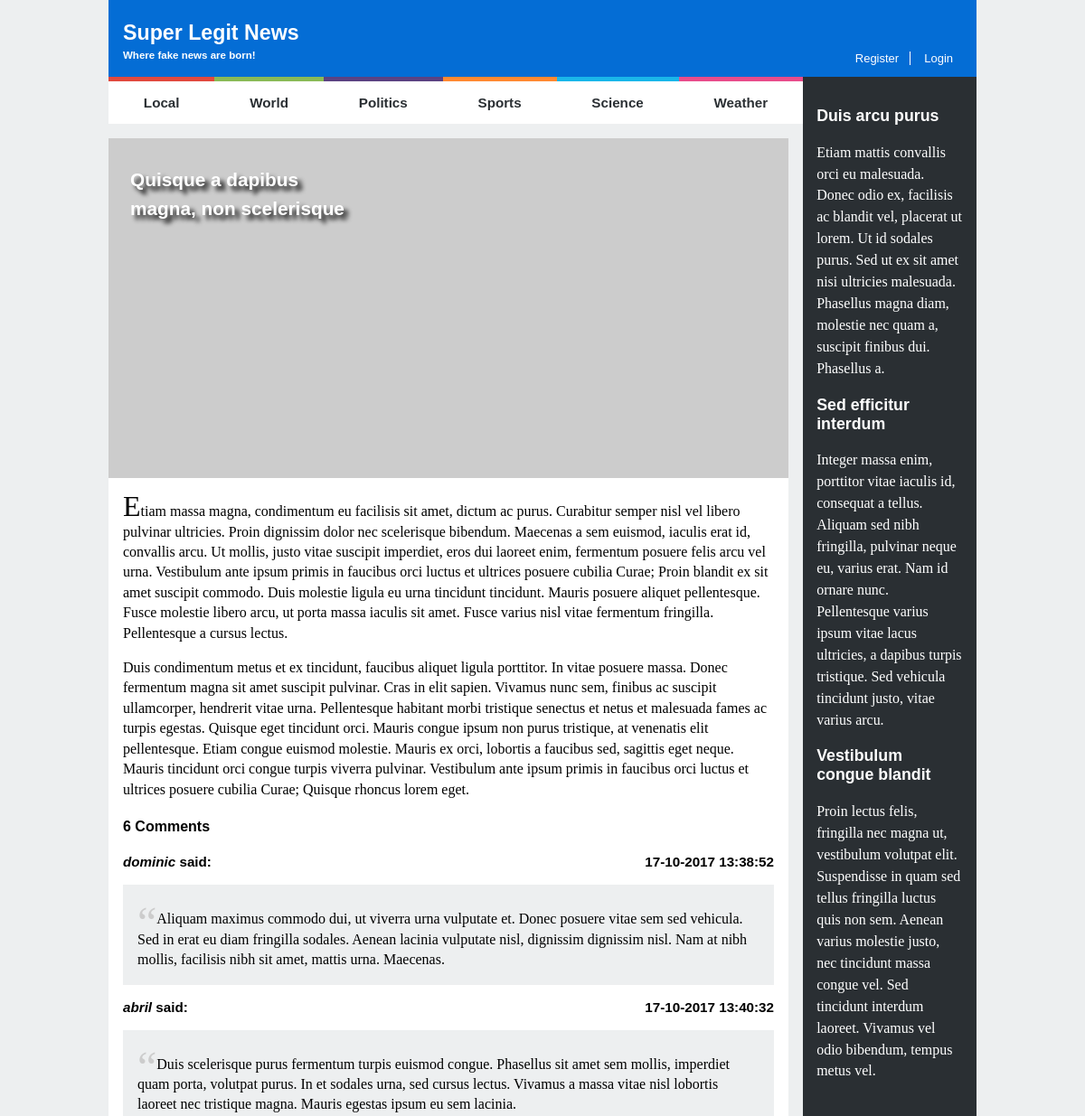
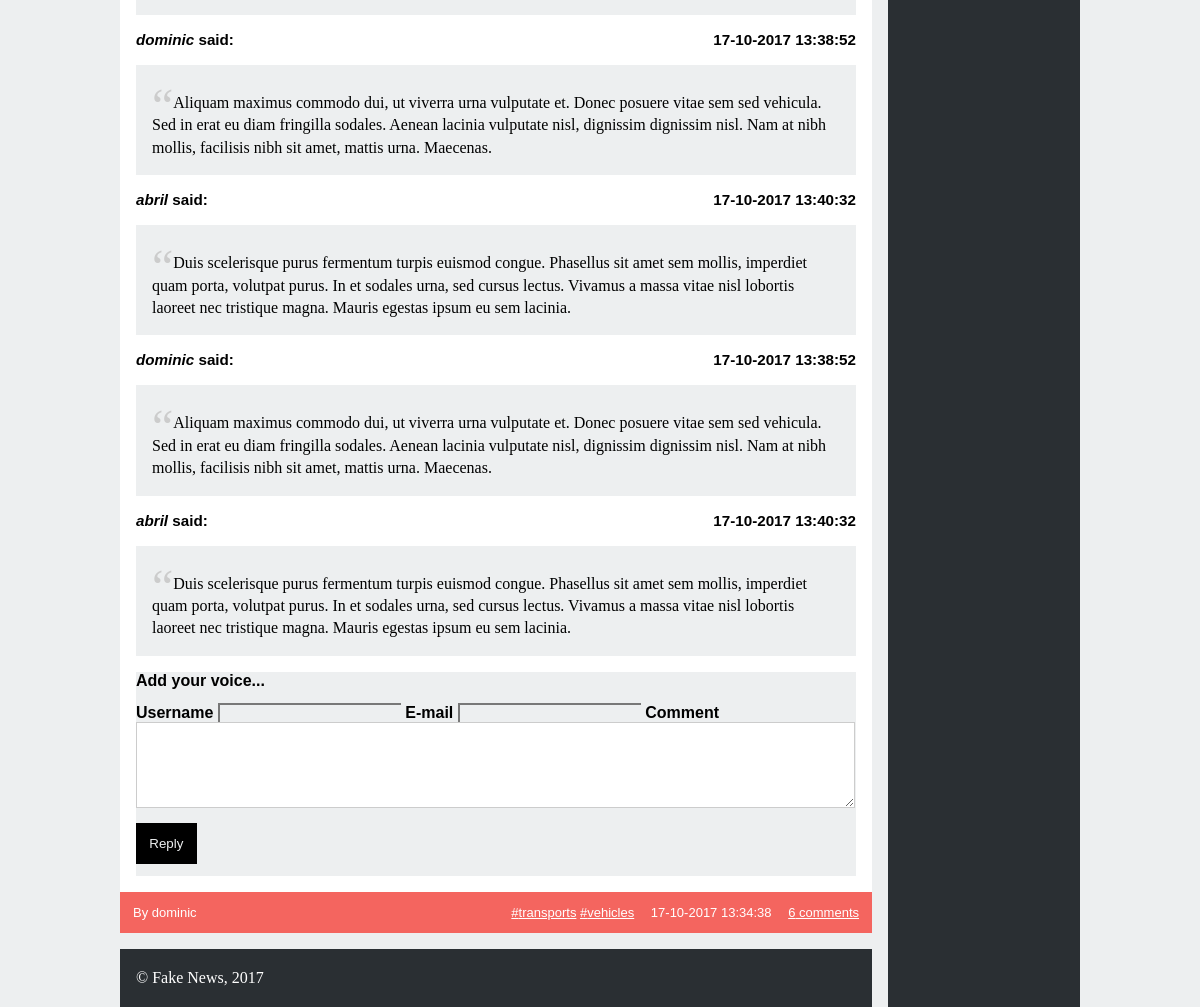
/news_item.php?id=4, run on the app's committed database (2 pictures, top to bottom).
### tables this page shows
CREATE TABLE news (
  id INTEGER PRIMARY KEY,
  title VARCHAR,
  published INTEGER, -- date when the article was published in epoch format
  tags VARCHAR, -- comma separated tags
  username VARCHAR REFERENCES users, -- who wrote the article
  introduction VARCHAR,
  fulltext VARCHAR
);

CREATE TABLE comments (
  id INTEGER PRIMARY KEY,
  news_id INTEGER REFERENCES news,
  username VARCHAR REFERENCES users,
  published INTEGER, -- date when news item was published in epoch format
  text VARCHAR
);

### news_item.php (called while the page is built, shortened)
<?php
  include_once('database/connection.php');
  include_once('database/news.php');
  include_once('database/comments.php');
  $article = getArticle($_GET['id']);
  $comments = getComments($_GET['id']);
  include('templates/common/header.php');
  include('templates/news/view_news.php');
  include('templates/common/footer.php');
?>

### database/news.php (called while the page is built, shortened)
<?php
    function getArticle($id) {
        global $db;
        $stmt = $db->prepare('SELECT * FROM news JOIN users USING (username) WHERE id = ?');
        $stmt->execute(array($id));
        return $stmt->fetch();
    }
?>

### database/comments.php (called while the page is built)
<?php
    function getComments($id) {
        global $db;
        $stmt = $db->prepare('SELECT * FROM comments JOIN users USING (username) WHERE news_id = ?');
        $stmt->execute(array($id));
        return $stmt->fetchAll();
    }
?>

### templates/comments/list_comments.php (the view)
<h1><?= count($comments) ?> Comments</h1>
<?php foreach($comments as $comment) { ?>
    <article class="comment">
        <span class="user"><?= $comment['username'] ?></span>
        <span class="date"><?= date("d-m-Y H:i:s", substr($comment['published'],0,10)) ?></span>
        <p><?= $comment['text'] ?></p>
    </article>
<?php } ?>

### templates/news/view_news.php (shortened to what this page needs)
<section id="news">
  <article>
    <header>
      <h1><a href="news_item.php?id=<?= $article['id'] ?>"><?= $article['title'] ?></a></h1>
    </header>
    <img src="http://lorempixel.com/600/300/business/" alt="">
    <p><?= $article['introduction'] ?></p>
    <p><?= $article['fulltext'] ?></p>
    <section id="comments">
      <?php include('templates/comments/list_comments.php') ?>
      <form>
        <h2>Add your voice...</h2>
        <label>Username
          <input type="text" name="username">
        </label>
        <label>E-mail
          <input type="email" name="email">
        </label>
        <label>Comment
          <textarea name="comment"></textarea>
        </label>
        <input type="submit" value="Reply">
      </form>
    </section>
    <footer>
      <span class="author"><?= $article['username'] ?></span>
      <?php $tags = explode(',', $article['tags']); ?>
      <span class="tags"><?php foreach($tags as $tag) { ?>
          <a href="#"><?= '#' . $tag ?></a>
        <?php } ?>
      </span>
      <span class="date"><?= date("d-m-Y H:i:s", substr($article['published'],0,10)) ?></span>
      <a class="comments" href="#"><?= count($comments) ?></a>
    </footer>
  </article>
</section>

### CSS/style.css (style rules this page uses)
body { margin: 0em 10em; font-family: Verdana, Geneva, Tahoma, sans-serif; }
header > h1 { font-size: 145%; margin-top: 0.3em; margin-bottom: 0.1em; }
a { color: white; text-decoration: none; }
p { font-family: Georgia, 'Times New Roman', Times, serif; }
#news article { background-color: white; margin-top: 1em; margin-right: 1em; position: relative; }
#news article > header { position: absolute; padding: 1.5em; width: 32%; text-shadow: 5px 5px 5px black; line-height: 2em; }
#news article > header > h1 { font-size: 130%; }
#news img { width: 100%; }
#news p { padding-left: 1em; padding-right: 1em; line-height: 1.4em; }
#news > article > p:first-of-type:first-letter { font-size: 2em; }
#news footer { background-color: #F4655F; padding: 1em; font-size: small; color: white; }
#news footer .author::before { content: 'By '; }
#news footer .tags > a { text-decoration: underline; }
#news footer .date { padding: 0em 1em; }
#news footer .comments::after { content: ' comments'; }
#news footer .comments { text-decoration: underline; }

### CSS/layout.css (style rules this page uses)
html { background-color: #EDEFF0; }
body { width: 60em; position: relative; display: grid; margin: auto; grid-template-columns: 4fr 1fr; grid-template-areas: "header header" "navmenu related" "news related" "footer related"; }
body header { grid-area: header; position: relative; }
body header h1, body header h2 { grid-area: header; }
#news { grid-area: news; }
#news footer { position: relative; text-align: right; }
.author { position: absolute; left: 1em; }

### CSS/comments.css (style rules this page uses)
#comments { margin-left: 1em; }
#comments h1 { font-family: Verdana, Geneva, Tahoma, sans-serif; font-weight: 800; }
#comments .user { font-size: 95%; font-weight: 600; font-style: italic; }
#comments .user::after { font-style: normal; content: ' said:'; }
#comments .date { font-size: 95%; font-weight: 600; float: right; }
#comments article p::before { content: '\201C'; font-size: 3em; color: #ccc; position: relative; top: 0.3em; }
#comments article p { background-color: #EDEFF0; padding: 1em; }
#comments form { background-color: #EDEFF0; margin-bottom: 1em; margin-right: 1em; }
#comments form > h2 { font-size: 1em; }
#comments form label { font-weight: 600; }
#comments form input { background-color: #EDEFF0; border-color: #ccc; border-bottom: none; border-right: none; }
#comments form textarea { width: 99%; height: 6em; border-color: #ccc; }
#comments form input[type=submit] { width: auto; background-color: black; color: #EDEFF0; border: none; margin-top: 0.8em; margin-bottom: 0.9em; padding: 1em; margin-left: auto; }

### data on the page
news: title "Quisque a dapibus magna, non scelerisque", introduction "Etiam massa magna, condimentum eu facilisis sit amet, dictum ac purus. Curabitur semper nisl vel libero pulvinar ultricies. Proin dignissim dolor nec scelerisque bibendum. Maecenas a sem euismod, iaculis erat id, convallis arcu. Ut mollis, justo vitae suscipit imperdiet, eros dui laoreet enim, fermentum posuere felis arcu vel urna. Vestibulum ante ipsum primis in faucibus orci luctus et ultrices posuere cubilia Curae; Proin blandit ex sit amet suscipit commodo. Duis molestie ligula eu urna tincidunt tincidunt. Mauris posuere aliquet pellentesque. Fusce molestie libero arcu, ut porta massa iaculis sit amet. Fusce varius nisl vitae fermentum fringilla. Pellentesque a cursus lectus.", fulltext "Duis condimentum metus et ex tincidunt, faucibus aliquet ligula porttitor. In vitae posuere massa. Donec fermentum magna sit amet suscipit pulvinar. Cras in elit sapien. Vivamus nunc sem, finibus ac suscipit ullamcorper, hendrerit vitae urna. Pellentesque habitant morbi tristique senectus et netus et malesuada fames ac turpis egestas. Quisque eget tincidunt orci. Mauris congue ipsum non purus tristique, at venenatis elit pellentesque. Etiam congue euismod molestie. Mauris ex orci, lobortis a faucibus sed, sagittis eget neque. Mauris tincidunt orci congue turpis viverra pulvinar. Vestibulum ante ipsum primis in faucibus orci luctus et ultrices posuere cubilia Curae; Quisque rhoncus lorem…", username "dominic", tags "transports", tags "vehicles", published "17-10-2017 13:34:38"
comments: username "dominic", published "17-10-2017 13:38:52", text "Aliquam maximus commodo dui, ut viverra urna vulputate et. Donec posuere vitae sem sed vehicula. Sed in erat eu diam fringilla sodales. Aenean lacinia vulputate nisl, dignissim dignissim nisl. Nam at nibh mollis, facilisis nibh sit amet, mattis urna. Maecenas."
comments: username "abril", published "17-10-2017 13:40:32", text "Duis scelerisque purus fermentum turpis euismod congue. Phasellus sit amet sem mollis, imperdiet quam porta, volutpat purus. In et sodales urna, sed cursus lectus. Vivamus a massa vitae nisl lobortis laoreet nec tristique magna. Mauris egestas ipsum eu sem lacinia."
comments: username "dominic", published "17-10-2017 13:38:52", text "Aliquam maximus commodo dui, ut viverra urna vulputate et. Donec posuere vitae sem sed vehicula. Sed in erat eu diam fringilla sodales. Aenean lacinia vulputate nisl, dignissim dignissim nisl. Nam at nibh mollis, facilisis nibh sit amet, mattis urna. Maecenas."
comments: username "abril", published "17-10-2017 13:40:32", text "Duis scelerisque purus fermentum turpis euismod congue. Phasellus sit amet sem mollis, imperdiet quam porta, volutpat purus. In et sodales urna, sed cursus lectus. Vivamus a massa vitae nisl lobortis laoreet nec tristique magna. Mauris egestas ipsum eu sem lacinia."
comments: username "dominic", published "17-10-2017 13:38:52", text "Aliquam maximus commodo dui, ut viverra urna vulputate et. Donec posuere vitae sem sed vehicula. Sed in erat eu diam fringilla sodales. Aenean lacinia vulputate nisl, dignissim dignissim nisl. Nam at nibh mollis, facilisis nibh sit amet, mattis urna. Maecenas."
comments: username "abril", published "17-10-2017 13:40:32", text "Duis scelerisque purus fermentum turpis euismod congue. Phasellus sit amet sem mollis, imperdiet quam porta, volutpat purus. In et sodales urna, sed cursus lectus. Vivamus a massa vitae nisl lobortis laoreet nec tristique magna. Mauris egestas ipsum eu sem lacinia."

### other printed values
count($comments) "6"
